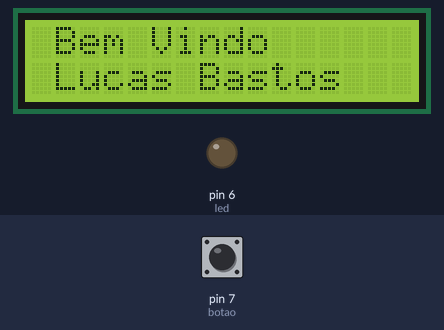
The sketch below on a simulated Arduino Uno, built with avr-gcc and run on an emulated ATmega328P. Shown: 16×2 character LCD, output pins drawn as LEDs (lit = HIGH). Dashed ring = blinking. Inputs (shaded band) come from the test bench; at power-on: pin 7 (botao) LOW.

Above: at 1.2 s.
1.3 s: pin 7 (botao) pulled HIGH for 1 s
At 2.04 s:
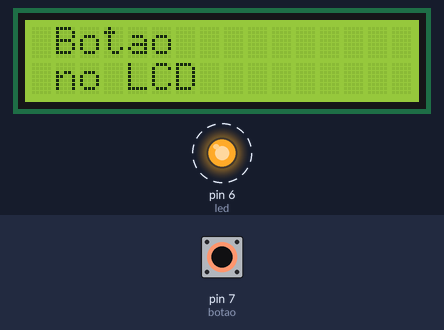
3.8 s: pin 7 (botao) pulled HIGH for 0.35 s
At 4.6 s:
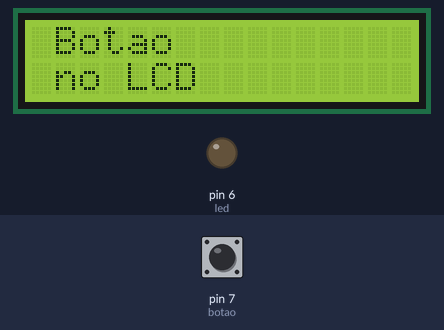
5.6 s: pin 7 (botao) pulled HIGH for 3.2 s
At 6.3 s:
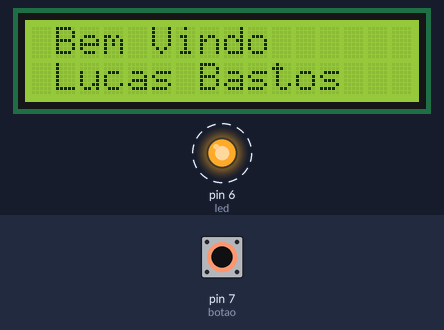
Timing chart, 0 to 10.3 s (numbered marks = the images above; inputs shaded):
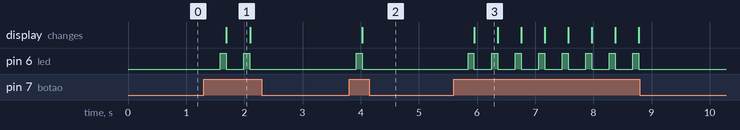

The sketch:

lcd_com_botao.ino
```cpp
/******************************************************************************************************
*  Programa exemplo para uso de Display de LCD - MSS Eletrônica                                       *
*  Produto: Para todos os Display´s de LCD 16x2 da MSS Eletrônica                                     *
*  Desenvolvedor: Misael                                                                              *
*  Data: 31/10/2012                                                                                   *
*                                                                                                     *
*  Objetivo: Escrever um texto em um LCD 16x2 com comunicação à 4 bits usando o arduino (UNO)         *
*  Biblioteca: LiquidCrystal.h                                                                        *
*  Referencia para a Biblioteca: http://arduino.cc/en/Reference/LiquidCrystal                         *
*******************************************************************************************************/

/******************************************************************************************************
*  Informação sobre o programa:                                                                       *
*  Pinos usados:                                                                                      *
*    8 -> RS do LCD                                                                                   *
*    9 -> EN do LCD                                                                                   *
*    10 -> D4 do LCD                                                                                   *
*    11 -> D5 do LCD                                                                                   *
*    12 -> D6 do LCD                                                                                  *
*    13 -> D7 do LCD                                                                                  *
*    Você deve alimentar o LCD                                                                        *
*    Ligar um Potenciômetro/trimpot ao pino VO do LCD para controlar o contraste                      *
*    Ligar o R/W do LCD ao GND                                                                        *
*    Ligar os pinos D0, D1, D2, D3 do LCD ao GND                                                      *
*******************************************************************************************************/

//Para informações sobre a Biblioteca LiquidCrystal.h, vá na guia Help/Reference/Libraries/LiquidCrystal
#include <LiquidCrystal.h> //Incluindo a biblioteca para acionamento do LCD 16x2

LiquidCrystal lcd(8, 9, 10, 11, 12, 13);//Configurando os pinos que estão conectados ao LCD
//2 -> RS do LCD, 4 -> EN do LCD, 7 -> D4 do LCD, 8 -> D5 do LCD, 12 -> D6 do LCD, 13 -> D7 do LCD

//Declaração de variáveis usadas no programa
int botao=7,val=0,teste=0;
int led=6;
//Rotina de configurações iniciais do programa
void setup() {

  lcd.begin(16, 2);//Inicializa a biblioteca para trabalhar com display de 16 caracteres por 2 linhas (16x2)
   pinMode(botao,INPUT);
   pinMode(led,OUTPUT);
 }

// the loop routine runs over and over again forever:
void loop() {

   val= digitalRead(botao);

   if(val==1){
     teste=teste+1;
     digitalWrite(led,HIGH);
     delay(100);
     digitalWrite(led,LOW);
   }

   if(teste%2==0){
     lcd.clear();
  //lcd.setCursor(caracter, linha);
  lcd.setCursor(1, 0);//Coloca o display na Primeira linha e Segundo caracter (Começa a contar em zero)
  lcd.print("Bem Vindo");//Escreve a mensagem no LCD
  lcd.setCursor(1, 1);//Coloca o display na Segunda coluna e Segundo caracter
  lcd.print("Lucas Bastos");//Escreve a mensagem no LCD

   }
   if(teste%2!=0){
  lcd.clear();
  lcd.setCursor(1, 0);//Coloca o display na Primeira linha e Segundo caracter (Começa a contar em zero)
  lcd.print("Botao");//Escreve a mensagem no LCD
  lcd.setCursor(1, 1);//Coloca o display na Segunda coluna e Segundo caracter
  lcd.print("no LCD");//Escreve a mensagem no LCD
   }

   delay(300);

}
```

Measured:
- after the input at 1.3 s, pin 6 (led): alternates HIGH for 0.10 s and LOW for 0.30 s, 4 changes in all, then stays LOW, starting after 0.29 s; the display: changes after 0.39 s (image 1)
- after the input at 3.8 s, pin 6 (led): LOW → HIGH after 0.12 s, → LOW 0.10 s later; the display: changes after 0.23 s (image 2)
- after the input at 5.6 s, pin 6 (led): alternates HIGH for 0.10 s and LOW for 0.31 s, 16 changes in all, then stays LOW, starting after 0.25 s; the display: changes after 0.35 s (image 3)
- what the display in image 1 shows lasts 0.4 s, from 1.7 s to 2.1 s
